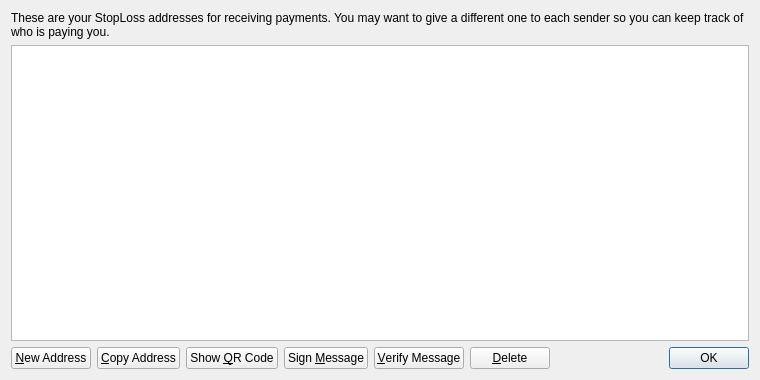
<?xml version="1.0" encoding="UTF-8"?>
<ui version="4.0">
 <class>AddressBookPage</class>
 <widget class="QWidget" name="AddressBookPage">
  <property name="geometry">
   <rect>
    <x>0</x>
    <y>0</y>
    <width>760</width>
    <height>380</height>
   </rect>
  </property>
  <property name="windowTitle">
   <string>Address Book</string>
  </property>
  <layout class="QVBoxLayout" name="verticalLayout">
   <item>
    <widget class="QLabel" name="labelExplanation">
     <property name="text">
      <string>These are your StopLoss addresses for receiving payments. You may want to give a different one to each sender so you can keep track of who is paying you.</string>
     </property>
     <property name="textFormat">
      <enum>Qt::PlainText</enum>
     </property>
     <property name="wordWrap">
      <bool>true</bool>
     </property>
    </widget>
   </item>
   <item>
    <widget class="QTableView" name="tableView">
     <property name="contextMenuPolicy">
      <enum>Qt::CustomContextMenu</enum>
     </property>
     <property name="toolTip">
      <string>Double-click to edit address or label</string>
     </property>
     <property name="tabKeyNavigation">
      <bool>false</bool>
     </property>
     <property name="alternatingRowColors">
      <bool>true</bool>
     </property>
     <property name="selectionMode">
      <enum>QAbstractItemView::SingleSelection</enum>
     </property>
     <property name="selectionBehavior">
      <enum>QAbstractItemView::SelectRows</enum>
     </property>
     <property name="sortingEnabled">
      <bool>true</bool>
     </property>
     <attribute name="verticalHeaderVisible">
      <bool>false</bool>
     </attribute>
    </widget>
   </item>
   <item>
    <layout class="QHBoxLayout" name="horizontalLayout">
     <item>
      <widget class="QPushButton" name="newAddressButton">
       <property name="toolTip">
        <string>Create a new address</string>
       </property>
       <property name="text">
        <string>&amp;New Address</string>
       </property>
       <property name="icon">
        <iconset resource="../bitcoin.qrc">
         <normaloff>:/icons/add</normaloff>:/icons/add</iconset>
       </property>
      </widget>
     </item>
     <item>
      <widget class="QPushButton" name="copyToClipboard">
       <property name="toolTip">
        <string>Copy the currently selected address to the system clipboard</string>
       </property>
       <property name="text">
        <string>&amp;Copy Address</string>
       </property>
       <property name="icon">
        <iconset resource="../bitcoin.qrc">
         <normaloff>:/icons/editcopy</normaloff>:/icons/editcopy</iconset>
       </property>
      </widget>
     </item>
     <item>
      <widget class="QPushButton" name="showQRCode">
       <property name="text">
        <string>Show &amp;QR Code</string>
       </property>
       <property name="icon">
        <iconset resource="../bitcoin.qrc">
         <normaloff>:/icons/qrcode</normaloff>:/icons/qrcode</iconset>
       </property>
      </widget>
     </item>
     <item>
      <widget class="QPushButton" name="signMessage">
       <property name="toolTip">
        <string>Sign a message to prove you own a StopLoss address</string>
       </property>
       <property name="text">
        <string>Sign &amp;Message</string>
       </property>
       <property name="icon">
        <iconset resource="../bitcoin.qrc">
         <normaloff>:/icons/edit</normaloff>:/icons/edit</iconset>
       </property>
      </widget>
     </item>
     <item>
      <widget class="QPushButton" name="verifyMessage">
       <property name="toolTip">
        <string>Verify a message to ensure it was signed with a specified StopLoss address</string>
       </property>
       <property name="text">
        <string>&amp;Verify Message</string>
       </property>
       <property name="icon">
        <iconset resource="../bitcoin.qrc">
         <normaloff>:/icons/transaction_0</normaloff>:/icons/transaction_0</iconset>
       </property>
      </widget>
     </item>
     <item>
      <widget class="QPushButton" name="deleteButton">
       <property name="toolTip">
        <string>Delete the currently selected address from the list</string>
       </property>
       <property name="text">
        <string>&amp;Delete</string>
       </property>
       <property name="icon">
        <iconset resource="../bitcoin.qrc">
         <normaloff>:/icons/remove</normaloff>:/icons/remove</iconset>
       </property>
      </widget>
     </item>
     <item>
      <spacer name="horizontalSpacer">
       <property name="orientation">
        <enum>Qt::Horizontal</enum>
       </property>
       <property name="sizeHint" stdset="0">
        <size>
         <width>40</width>
         <height>20</height>
        </size>
       </property>
      </spacer>
     </item>
     <item>
      <widget class="QDialogButtonBox" name="buttonBox">
       <property name="sizePolicy">
        <sizepolicy hsizetype="Maximum" vsizetype="Fixed">
         <horstretch>0</horstretch>
         <verstretch>0</verstretch>
        </sizepolicy>
       </property>
       <property name="standardButtons">
        <set>QDialogButtonBox::Ok</set>
       </property>
      </widget>
     </item>
    </layout>
   </item>
  </layout>
 </widget>
 <resources>
  <include location="../bitcoin.qrc"/>
 </resources>
 <connections/>
</ui>
